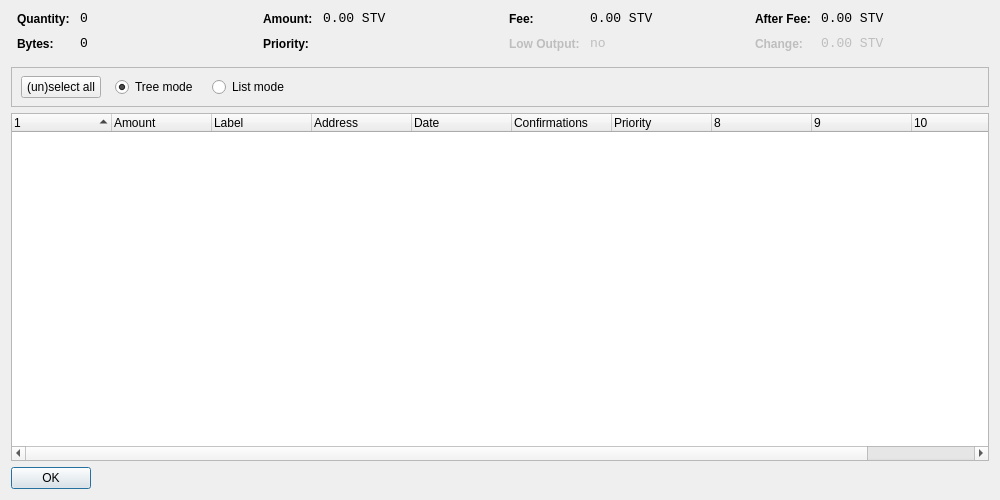
<?xml version="1.0" encoding="UTF-8"?>
<ui version="4.0">
 <class>CoinControlDialog</class>
 <widget class="QDialog" name="CoinControlDialog">
  <property name="geometry">
   <rect>
    <x>0</x>
    <y>0</y>
    <width>1000</width>
    <height>500</height>
   </rect>
  </property>
  <property name="windowTitle">
   <string>Coin Control</string>
  </property>
  <layout class="QVBoxLayout" name="verticalLayout">
   <item>
    <layout class="QHBoxLayout" name="horizontalLayoutTop" stretch="0,0,0,0">
     <property name="topMargin">
      <number>0</number>
     </property>
     <property name="bottomMargin">
      <number>10</number>
     </property>
     <item>
      <layout class="QFormLayout" name="formLayoutCoinControl1">
       <property name="horizontalSpacing">
        <number>10</number>
       </property>
       <property name="verticalSpacing">
        <number>10</number>
       </property>
       <property name="leftMargin">
        <number>6</number>
       </property>
       <property name="rightMargin">
        <number>6</number>
       </property>
       <item row="0" column="0">
        <widget class="QLabel" name="labelCoinControlQuantityText">
         <property name="styleSheet">
          <string notr="true">font-weight:bold;</string>
         </property>
         <property name="text">
          <string>Quantity:</string>
         </property>
        </widget>
       </item>
       <item row="0" column="1">
        <widget class="QLabel" name="labelCoinControlQuantity">
         <property name="font">
          <font>
           <family>Monospace</family>
           <pointsize>10</pointsize>
          </font>
         </property>
         <property name="cursor">
          <cursorShape>IBeamCursor</cursorShape>
         </property>
         <property name="contextMenuPolicy">
          <enum>Qt::ActionsContextMenu</enum>
         </property>
         <property name="text">
          <string notr="true">0</string>
         </property>
         <property name="textInteractionFlags">
          <set>Qt::LinksAccessibleByMouse|Qt::TextSelectableByKeyboard|Qt::TextSelectableByMouse</set>
         </property>
        </widget>
       </item>
       <item row="1" column="0">
        <widget class="QLabel" name="labelCoinControlBytesText">
         <property name="styleSheet">
          <string notr="true">font-weight:bold;</string>
         </property>
         <property name="text">
          <string>Bytes:</string>
         </property>
        </widget>
       </item>
       <item row="1" column="1">
        <widget class="QLabel" name="labelCoinControlBytes">
         <property name="font">
          <font>
           <family>Monospace</family>
           <pointsize>10</pointsize>
          </font>
         </property>
         <property name="cursor">
          <cursorShape>IBeamCursor</cursorShape>
         </property>
         <property name="contextMenuPolicy">
          <enum>Qt::ActionsContextMenu</enum>
         </property>
         <property name="text">
          <string notr="true">0</string>
         </property>
         <property name="textInteractionFlags">
          <set>Qt::LinksAccessibleByMouse|Qt::TextSelectableByKeyboard|Qt::TextSelectableByMouse</set>
         </property>
        </widget>
       </item>
      </layout>
     </item>
     <item>
      <layout class="QFormLayout" name="formLayoutCoinControl2">
       <property name="horizontalSpacing">
        <number>10</number>
       </property>
       <property name="verticalSpacing">
        <number>10</number>
       </property>
       <property name="leftMargin">
        <number>6</number>
       </property>
       <property name="rightMargin">
        <number>6</number>
       </property>
       <item row="0" column="0">
        <widget class="QLabel" name="labelCoinControlAmountText">
         <property name="styleSheet">
          <string notr="true">font-weight:bold;</string>
         </property>
         <property name="text">
          <string>Amount:</string>
         </property>
        </widget>
       </item>
       <item row="0" column="1">
        <widget class="QLabel" name="labelCoinControlAmount">
         <property name="font">
          <font>
           <family>Monospace</family>
           <pointsize>10</pointsize>
          </font>
         </property>
         <property name="cursor">
          <cursorShape>IBeamCursor</cursorShape>
         </property>
         <property name="contextMenuPolicy">
          <enum>Qt::ActionsContextMenu</enum>
         </property>
         <property name="text">
          <string notr="true">0.00 STV</string>
         </property>
         <property name="textInteractionFlags">
          <set>Qt::LinksAccessibleByMouse|Qt::TextSelectableByKeyboard|Qt::TextSelectableByMouse</set>
         </property>
        </widget>
       </item>
       <item row="1" column="0">
        <widget class="QLabel" name="labelCoinControlPriorityText">
         <property name="styleSheet">
          <string notr="true">font-weight:bold;</string>
         </property>
         <property name="text">
          <string>Priority:</string>
         </property>
        </widget>
       </item>
       <item row="1" column="1">
        <widget class="QLabel" name="labelCoinControlPriority">
         <property name="font">
          <font>
           <family>Monospace</family>
           <pointsize>10</pointsize>
          </font>
         </property>
         <property name="cursor">
          <cursorShape>IBeamCursor</cursorShape>
         </property>
         <property name="contextMenuPolicy">
          <enum>Qt::ActionsContextMenu</enum>
         </property>
         <property name="text">
          <string/>
         </property>
         <property name="textInteractionFlags">
          <set>Qt::LinksAccessibleByMouse|Qt::TextSelectableByKeyboard|Qt::TextSelectableByMouse</set>
         </property>
        </widget>
       </item>
      </layout>
     </item>
     <item>
      <layout class="QFormLayout" name="formLayoutCoinControl3">
       <property name="horizontalSpacing">
        <number>10</number>
       </property>
       <property name="verticalSpacing">
        <number>10</number>
       </property>
       <property name="leftMargin">
        <number>6</number>
       </property>
       <property name="rightMargin">
        <number>6</number>
       </property>
       <item row="0" column="0">
        <widget class="QLabel" name="labelCoinControlFeeText">
         <property name="styleSheet">
          <string notr="true">font-weight:bold;</string>
         </property>
         <property name="text">
          <string>Fee:</string>
         </property>
        </widget>
       </item>
       <item row="0" column="1">
        <widget class="QLabel" name="labelCoinControlFee">
         <property name="font">
          <font>
           <family>Monospace</family>
           <pointsize>10</pointsize>
          </font>
         </property>
         <property name="cursor">
          <cursorShape>IBeamCursor</cursorShape>
         </property>
         <property name="contextMenuPolicy">
          <enum>Qt::ActionsContextMenu</enum>
         </property>
         <property name="text">
          <string notr="true">0.00 STV</string>
         </property>
         <property name="textInteractionFlags">
          <set>Qt::LinksAccessibleByMouse|Qt::TextSelectableByKeyboard|Qt::TextSelectableByMouse</set>
         </property>
        </widget>
       </item>
       <item row="1" column="0">
        <widget class="QLabel" name="labelCoinControlLowOutputText">
         <property name="enabled">
          <bool>false</bool>
         </property>
         <property name="styleSheet">
          <string notr="true">font-weight:bold;</string>
         </property>
         <property name="text">
          <string>Low Output:</string>
         </property>
        </widget>
       </item>
       <item row="1" column="1">
        <widget class="QLabel" name="labelCoinControlLowOutput">
         <property name="enabled">
          <bool>false</bool>
         </property>
         <property name="font">
          <font>
           <family>Monospace</family>
           <pointsize>10</pointsize>
          </font>
         </property>
         <property name="cursor">
          <cursorShape>IBeamCursor</cursorShape>
         </property>
         <property name="contextMenuPolicy">
          <enum>Qt::ActionsContextMenu</enum>
         </property>
         <property name="text">
          <string notr="true">no</string>
         </property>
         <property name="textInteractionFlags">
          <set>Qt::LinksAccessibleByMouse|Qt::TextSelectableByKeyboard|Qt::TextSelectableByMouse</set>
         </property>
        </widget>
       </item>
      </layout>
     </item>
     <item>
      <layout class="QFormLayout" name="formLayoutCoinControl4">
       <property name="horizontalSpacing">
        <number>10</number>
       </property>
       <property name="verticalSpacing">
        <number>10</number>
       </property>
       <property name="leftMargin">
        <number>6</number>
       </property>
       <property name="rightMargin">
        <number>6</number>
       </property>
       <item row="0" column="0">
        <widget class="QLabel" name="labelCoinControlAfterFeeText">
         <property name="styleSheet">
          <string notr="true">font-weight:bold;</string>
         </property>
         <property name="text">
          <string>After Fee:</string>
         </property>
        </widget>
       </item>
       <item row="0" column="1">
        <widget class="QLabel" name="labelCoinControlAfterFee">
         <property name="font">
          <font>
           <family>Monospace</family>
           <pointsize>10</pointsize>
          </font>
         </property>
         <property name="cursor">
          <cursorShape>IBeamCursor</cursorShape>
         </property>
         <property name="contextMenuPolicy">
          <enum>Qt::ActionsContextMenu</enum>
         </property>
         <property name="text">
          <string notr="true">0.00 STV</string>
         </property>
         <property name="textInteractionFlags">
          <set>Qt::LinksAccessibleByMouse|Qt::TextSelectableByKeyboard|Qt::TextSelectableByMouse</set>
         </property>
        </widget>
       </item>
       <item row="1" column="0">
        <widget class="QLabel" name="labelCoinControlChangeText">
         <property name="enabled">
          <bool>false</bool>
         </property>
         <property name="styleSheet">
          <string notr="true">font-weight:bold;</string>
         </property>
         <property name="text">
          <string>Change:</string>
         </property>
        </widget>
       </item>
       <item row="1" column="1">
        <widget class="QLabel" name="labelCoinControlChange">
         <property name="enabled">
          <bool>false</bool>
         </property>
         <property name="font">
          <font>
           <family>Monospace</family>
           <pointsize>10</pointsize>
          </font>
         </property>
         <property name="cursor">
          <cursorShape>IBeamCursor</cursorShape>
         </property>
         <property name="contextMenuPolicy">
          <enum>Qt::ActionsContextMenu</enum>
         </property>
         <property name="text">
          <string notr="true">0.00 STV</string>
         </property>
         <property name="textInteractionFlags">
          <set>Qt::LinksAccessibleByMouse|Qt::TextSelectableByKeyboard|Qt::TextSelectableByMouse</set>
         </property>
        </widget>
       </item>
      </layout>
     </item>
    </layout>
   </item>
   <item>
    <widget class="QFrame" name="frame">
     <property name="minimumSize">
      <size>
       <width>0</width>
       <height>40</height>
      </size>
     </property>
     <property name="frameShape">
      <enum>QFrame::StyledPanel</enum>
     </property>
     <property name="frameShadow">
      <enum>QFrame::Sunken</enum>
     </property>
     <widget class="QWidget" name="horizontalLayoutWidget">
      <property name="geometry">
       <rect>
        <x>10</x>
        <y>0</y>
        <width>781</width>
        <height>41</height>
       </rect>
      </property>
      <layout class="QHBoxLayout" name="horizontalLayoutPanel" stretch="0,0,0,0">
       <property name="spacing">
        <number>14</number>
       </property>
       <item>
        <widget class="QPushButton" name="pushButtonSelectAll">
         <property name="sizePolicy">
          <sizepolicy hsizetype="Maximum" vsizetype="Fixed">
           <horstretch>0</horstretch>
           <verstretch>0</verstretch>
          </sizepolicy>
         </property>
         <property name="text">
          <string>(un)select all</string>
         </property>
        </widget>
       </item>
       <item>
        <widget class="QRadioButton" name="radioTreeMode">
         <property name="sizePolicy">
          <sizepolicy hsizetype="Maximum" vsizetype="Fixed">
           <horstretch>0</horstretch>
           <verstretch>0</verstretch>
          </sizepolicy>
         </property>
         <property name="text">
          <string>Tree mode</string>
         </property>
         <property name="checked">
          <bool>true</bool>
         </property>
        </widget>
       </item>
       <item>
        <widget class="QRadioButton" name="radioListMode">
         <property name="sizePolicy">
          <sizepolicy hsizetype="Maximum" vsizetype="Fixed">
           <horstretch>0</horstretch>
           <verstretch>0</verstretch>
          </sizepolicy>
         </property>
         <property name="text">
          <string>List mode</string>
         </property>
        </widget>
       </item>
       <item>
        <spacer name="horizontalSpacer">
         <property name="orientation">
          <enum>Qt::Horizontal</enum>
         </property>
         <property name="sizeHint" stdset="0">
          <size>
           <width>40</width>
           <height>20</height>
          </size>
         </property>
        </spacer>
       </item>
      </layout>
     </widget>
    </widget>
   </item>
   <item>
    <widget class="CoinControlTreeWidget" name="treeWidget">
     <property name="contextMenuPolicy">
      <enum>Qt::CustomContextMenu</enum>
     </property>
     <property name="sortingEnabled">
      <bool>false</bool>
     </property>
     <property name="columnCount">
      <number>11</number>
     </property>
     <attribute name="headerShowSortIndicator" stdset="0">
      <bool>true</bool>
     </attribute>
     <attribute name="headerStretchLastSection">
      <bool>false</bool>
     </attribute>
     <column>
      <property name="text">
       <string/>
      </property>
     </column>
     <column>
      <property name="text">
       <string>Amount</string>
      </property>
     </column>
     <column>
      <property name="text">
       <string>Label</string>
      </property>
     </column>
     <column>
      <property name="text">
       <string>Address</string>
      </property>
     </column>
     <column>
      <property name="text">
       <string>Date</string>
      </property>
     </column>
     <column>
      <property name="text">
       <string>Confirmations</string>
      </property>
      <property name="toolTip">
       <string>Confirmed</string>
      </property>
     </column>
     <column>
      <property name="text">
       <string>Priority</string>
      </property>
     </column>
     <column>
      <property name="text">
       <string/>
      </property>
     </column>
     <column>
      <property name="text">
       <string/>
      </property>
     </column>
     <column>
      <property name="text">
       <string/>
      </property>
     </column>
     <column>
      <property name="text">
       <string/>
      </property>
     </column>
    </widget>
   </item>
   <item>
    <widget class="QDialogButtonBox" name="buttonBox">
     <property name="sizePolicy">
      <sizepolicy hsizetype="Maximum" vsizetype="Fixed">
       <horstretch>0</horstretch>
       <verstretch>0</verstretch>
      </sizepolicy>
     </property>
     <property name="orientation">
      <enum>Qt::Horizontal</enum>
     </property>
     <property name="standardButtons">
      <set>QDialogButtonBox::Ok</set>
     </property>
    </widget>
   </item>
  </layout>
 </widget>
 <customwidgets>
  <customwidget>
   <class>CoinControlTreeWidget</class>
   <extends>QTreeWidget</extends>
   <header>coincontroltreewidget.h</header>
  </customwidget>
 </customwidgets>
 <resources/>
 <connections/>
</ui>
